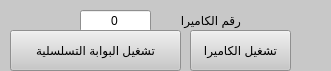
     <widget class="QWidget" name="widget_5" native="true">
      <property name="geometry">
       <rect>
        <x>0</x>
        <y>20</y>
        <width>331</width>
        <height>71</height>
       </rect>
      </property>
      <property name="palette">
       <palette>
        <active>
         <colorrole role="WindowText">
          <brush brushstyle="SolidPattern">
           <color alpha="255">
            <red>0</red>
            <green>0</green>
            <blue>0</blue>
           </color>
          </brush>
         </colorrole>
         <colorrole role="Button">
          <brush brushstyle="SolidPattern">
           <color alpha="255">
            <red>200</red>
            <green>200</green>
            <blue>200</blue>
           </color>
          </brush>
         </colorrole>
         <colorrole role="Light">
          <brush brushstyle="SolidPattern">
           <color alpha="255">
            <red>255</red>
            <green>255</green>
            <blue>255</blue>
           </color>
          </brush>
         </colorrole>
         <colorrole role="Midlight">
          <brush brushstyle="SolidPattern">
           <color alpha="255">
            <red>227</red>
            <green>227</green>
            <blue>227</blue>
           </color>
          </brush>
         </colorrole>
         <colorrole role="Dark">
          <brush brushstyle="SolidPattern">
           <color alpha="255">
            <red>100</red>
            <green>100</green>
            <blue>100</blue>
           </color>
          </brush>
         </colorrole>
         <colorrole role="Mid">
          <brush brushstyle="SolidPattern">
           <color alpha="255">
            <red>133</red>
            <green>133</green>
            <blue>133</blue>
           </color>
          </brush>
         </colorrole>
         <colorrole role="Text">
          <brush brushstyle="SolidPattern">
           <color alpha="255">
            <red>0</red>
            <green>0</green>
            <blue>0</blue>
           </color>
          </brush>
         </colorrole>
         <colorrole role="BrightText">
          <brush brushstyle="SolidPattern">
           <color alpha="255">
            <red>255</red>
            <green>255</green>
            <blue>255</blue>
           </color>
          </brush>
         </colorrole>
         <colorrole role="ButtonText">
          <brush brushstyle="SolidPattern">
           <color alpha="255">
            <red>0</red>
            <green>0</green>
            <blue>0</blue>
           </color>
          </brush>
         </colorrole>
         <colorrole role="Base">
          <brush brushstyle="SolidPattern">
           <color alpha="255">
            <red>255</red>
            <green>255</green>
            <blue>255</blue>
           </color>
          </brush>
         </colorrole>
         <colorrole role="Window">
          <brush brushstyle="SolidPattern">
           <color alpha="255">
            <red>200</red>
            <green>200</green>
            <blue>200</blue>
           </color>
          </brush>
         </colorrole>
         <colorrole role="Shadow">
          <brush brushstyle="SolidPattern">
           <color alpha="255">
            <red>0</red>
            <green>0</green>
            <blue>0</blue>
           </color>
          </brush>
         </colorrole>
         <colorrole role="AlternateBase">
          <brush brushstyle="SolidPattern">
           <color alpha="255">
            <red>227</red>
            <green>227</green>
            <blue>227</blue>
           </color>
          </brush>
         </colorrole>
         <colorrole role="ToolTipBase">
          <brush brushstyle="SolidPattern">
           <color alpha="255">
            <red>255</red>
            <green>255</green>
            <blue>220</blue>
           </color>
          </brush>
         </colorrole>
         <colorrole role="ToolTipText">
          <brush brushstyle="SolidPattern">
           <color alpha="255">
            <red>0</red>
            <green>0</green>
            <blue>0</blue>
           </color>
          </brush>
         </colorrole>
        </active>
        <inactive>
         <colorrole role="WindowText">
          <brush brushstyle="SolidPattern">
           <color alpha="255">
            <red>0</red>
            <green>0</green>
            <blue>0</blue>
           </color>
          </brush>
         </colorrole>
         <colorrole role="Button">
          <brush brushstyle="SolidPattern">
           <color alpha="255">
            <red>200</red>
            <green>200</green>
            <blue>200</blue>
           </color>
          </brush>
         </colorrole>
         <colorrole role="Light">
          <brush brushstyle="SolidPattern">
           <color alpha="255">
            <red>255</red>
            <green>255</green>
            <blue>255</blue>
           </color>
          </brush>
         </colorrole>
         <colorrole role="Midlight">
          <brush brushstyle="SolidPattern">
           <color alpha="255">
            <red>227</red>
            <green>227</green>
            <blue>227</blue>
           </color>
          </brush>
         </colorrole>
         <colorrole role="Dark">
          <brush brushstyle="SolidPattern">
           <color alpha="255">
            <red>100</red>
            <green>100</green>
            <blue>100</blue>
           </color>
          </brush>
         </colorrole>
         <colorrole role="Mid">
          <brush brushstyle="SolidPattern">
           <color alpha="255">
            <red>133</red>
            <green>133</green>
            <blue>133</blue>
           </color>
          </brush>
         </colorrole>
         <colorrole role="Text">
          <brush brushstyle="SolidPattern">
           <color alpha="255">
            <red>0</red>
            <green>0</green>
            <blue>0</blue>
           </color>
          </brush>
         </colorrole>
         <colorrole role="BrightText">
          <brush brushstyle="SolidPattern">
           <color alpha="255">
            <red>255</red>
            <green>255</green>
            <blue>255</blue>
           </color>
          </brush>
         </colorrole>
         <colorrole role="ButtonText">
          <brush brushstyle="SolidPattern">
           <color alpha="255">
            <red>0</red>
            <green>0</green>
            <blue>0</blue>
           </color>
          </brush>
         </colorrole>
         <colorrole role="Base">
          <brush brushstyle="SolidPattern">
           <color alpha="255">
            <red>255</red>
            <green>255</green>
            <blue>255</blue>
           </color>
          </brush>
         </colorrole>
         <colorrole role="Window">
          <brush brushstyle="SolidPattern">
           <color alpha="255">
            <red>200</red>
            <green>200</green>
            <blue>200</blue>
           </color>
          </brush>
         </colorrole>
         <colorrole role="Shadow">
          <brush brushstyle="SolidPattern">
           <color alpha="255">
            <red>0</red>
            <green>0</green>
            <blue>0</blue>
           </color>
          </brush>
         </colorrole>
         <colorrole role="AlternateBase">
          <brush brushstyle="SolidPattern">
           <color alpha="255">
            <red>227</red>
            <green>227</green>
            <blue>227</blue>
           </color>
          </brush>
         </colorrole>
         <colorrole role="ToolTipBase">
          <brush brushstyle="SolidPattern">
           <color alpha="255">
            <red>255</red>
            <green>255</green>
            <blue>220</blue>
           </color>
          </brush>
         </colorrole>
         <colorrole role="ToolTipText">
          <brush brushstyle="SolidPattern">
           <color alpha="255">
            <red>0</red>
            <green>0</green>
            <blue>0</blue>
           </color>
          </brush>
         </colorrole>
        </inactive>
        <disabled>
         <colorrole role="WindowText">
          <brush brushstyle="SolidPattern">
           <color alpha="255">
            <red>100</red>
            <green>100</green>
            <blue>100</blue>
           </color>
          </brush>
         </colorrole>
         <colorrole role="Button">
          <brush brushstyle="SolidPattern">
           <color alpha="255">
            <red>200</red>
            <green>200</green>
            <blue>200</blue>
           </color>
          </brush>
         </colorrole>
         <colorrole role="Light">
          <brush brushstyle="SolidPattern">
           <color alpha="255">
            <red>255</red>
            <green>255</green>
            <blue>255</blue>
           </color>
          </brush>
         </colorrole>
         <colorrole role="Midlight">
          <brush brushstyle="SolidPattern">
           <color alpha="255">
            <red>227</red>
            <green>227</green>
            <blue>227</blue>
           </color>
          </brush>
         </colorrole>
         <colorrole role="Dark">
          <brush brushstyle="SolidPattern">
           <color alpha="255">
            <red>100</red>
            <green>100</green>
            <blue>100</blue>
           </color>
          </brush>
         </colorrole>
         <colorrole role="Mid">
          <brush brushstyle="SolidPattern">
           <color alpha="255">
            <red>133</red>
            <green>133</green>
            <blue>133</blue>
           </color>
          </brush>
         </colorrole>
         <colorrole role="Text">
          <brush brushstyle="SolidPattern">
           <color alpha="255">
            <red>100</red>
            <green>100</green>
            <blue>100</blue>
           </color>
          </brush>
         </colorrole>
         <colorrole role="BrightText">
          <brush brushstyle="SolidPattern">
           <color alpha="255">
            <red>255</red>
            <green>255</green>
            <blue>255</blue>
           </color>
          </brush>
         </colorrole>
         <colorrole role="ButtonText">
          <brush brushstyle="SolidPattern">
           <color alpha="255">
            <red>100</red>
            <green>100</green>
            <blue>100</blue>
           </color>
          </brush>
         </colorrole>
         <colorrole role="Base">
          <brush brushstyle="SolidPattern">
           <color alpha="255">
            <red>200</red>
            <green>200</green>
            <blue>200</blue>
           </color>
          </brush>
         </colorrole>
         <colorrole role="Window">
          <brush brushstyle="SolidPattern">
           <color alpha="255">
            <red>200</red>
            <green>200</green>
            <blue>200</blue>
           </color>
          </brush>
         </colorrole>
         <colorrole role="Shadow">
          <brush brushstyle="SolidPattern">
           <color alpha="255">
            <red>0</red>
            <green>0</green>
            <blue>0</blue>
           </color>
          </brush>
         </colorrole>
         <colorrole role="AlternateBase">
          <brush brushstyle="SolidPattern">
           <color alpha="255">
            <red>200</red>
            <green>200</green>
            <blue>200</blue>
           </color>
          </brush>
         </colorrole>
         <colorrole role="ToolTipBase">
          <brush brushstyle="SolidPattern">
           <color alpha="255">
            <red>255</red>
            <green>255</green>
            <blue>220</blue>
           </color>
          </brush>
         </colorrole>
         <colorrole role="ToolTipText">
          <brush brushstyle="SolidPattern">
           <color alpha="255">
            <red>0</red>
            <green>0</green>
            <blue>0</blue>
           </color>
          </brush>
         </colorrole>
        </disabled>
       </palette>
      </property>
      <property name="autoFillBackground">
       <bool>true</bool>
      </property>
      <widget class="QLabel" name="Camera_L">
       <property name="geometry">
        <rect>
         <x>160</x>
         <y>10</y>
         <width>81</width>
         <height>20</height>
        </rect>
       </property>
       <property name="layoutDirection">
        <enum>Qt::RightToLeft</enum>
       </property>
       <property name="text">
        <string>رقم الكاميرا</string>
       </property>
      </widget>
      <widget class="QLineEdit" name="CameraIndex">
       <property name="geometry">
        <rect>
         <x>80</x>
         <y>10</y>
         <width>71</width>
         <height>22</height>
        </rect>
       </property>
       <property name="locale">
        <locale language="English" country="UnitedStates"/>
       </property>
       <property name="text">
        <string>0</string>
       </property>
       <property name="alignment">
        <set>Qt::AlignCenter</set>
       </property>
      </widget>
      <widget class="QPushButton" name="RunCamera">
       <property name="geometry">
        <rect>
         <x>190</x>
         <y>30</y>
         <width>101</width>
         <height>41</height>
        </rect>
       </property>
       <property name="text">
        <string>تشغيل الكاميرا</string>
       </property>
      </widget>
      <widget class="QPushButton" name="RunSerial">
       <property name="geometry">
        <rect>
         <x>10</x>
         <y>30</y>
         <width>171</width>
         <height>41</height>
        </rect>
       </property>
       <property name="text">
        <string>تشغيل البوابة التسلسلية</string>
       </property>
      </widget>
     </widget>
